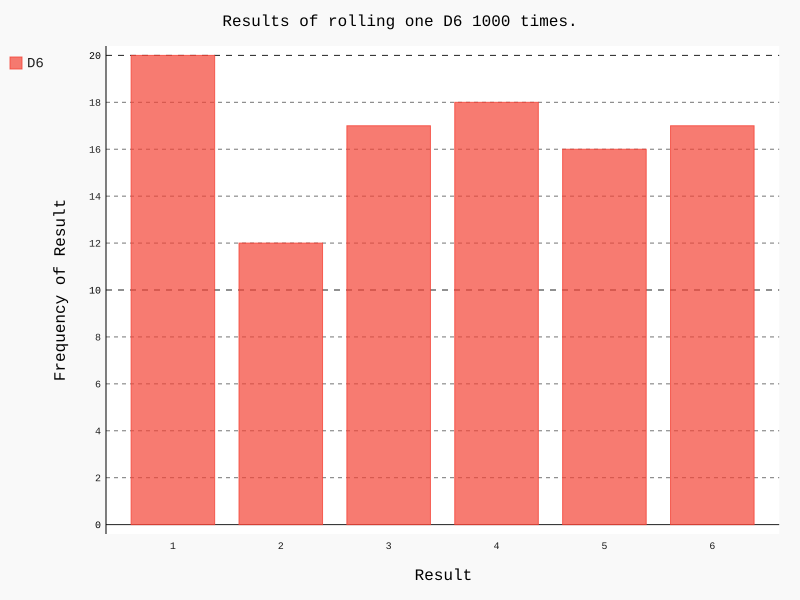

The Python source for this figure:
from Ex_PygalDemo.die import Die
import pygal

# 创建一个D6
die = Die()
# 投掷几次骰子，并将结果存入一个列表中
results = []
for roll_num in range(100):
    result = die.roll()
    results.append(result)
print(results)
# 分析结果
frequencies = []
for value in range(1, die.num_sides+1):
    frequency = results.count(value)
    frequencies.append(frequency)
print(frequencies)

# 对结果进行可视化
hist = pygal.Bar()
hist.title = "Results of rolling one D6 1000 times."
hist.x_labels = ["1", "2", "3", "4", "5", "6"]
hist.x_title = "Result"
hist.y_title = "Frequency of Result"

hist.add("D6", frequencies)
hist.render_to_file("die_visual.svg")
